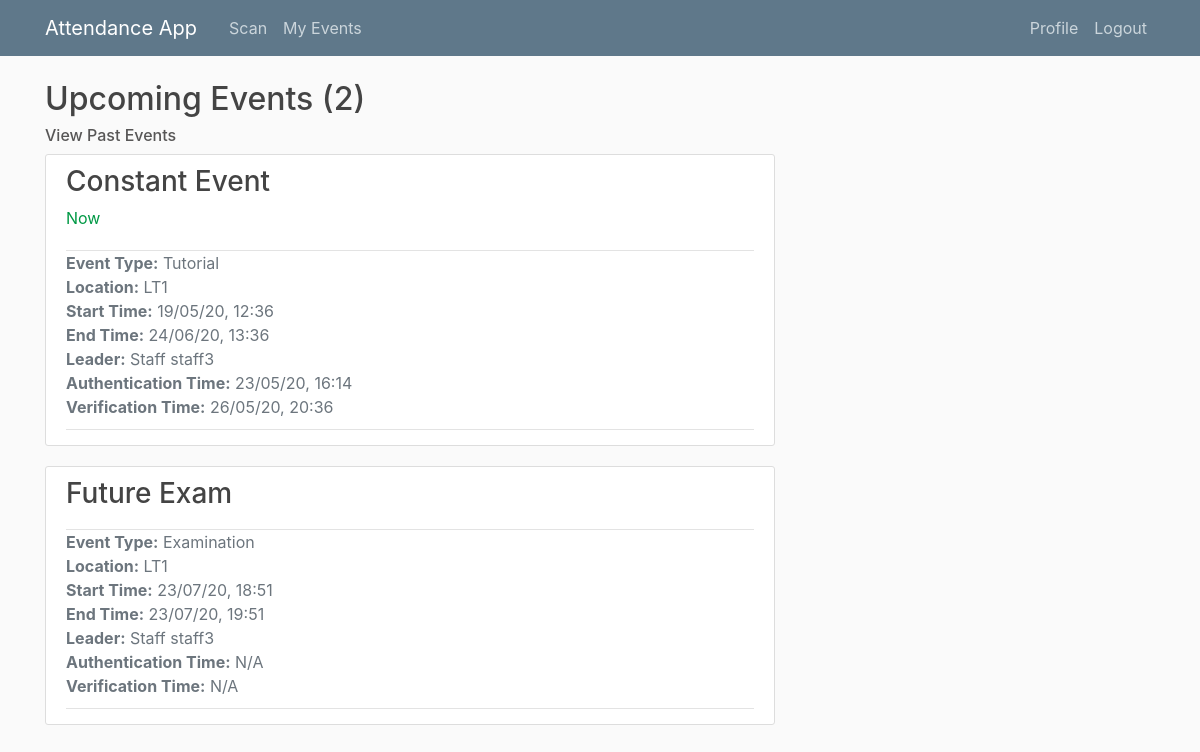
Before: /events/ (signed in) with the older database file.
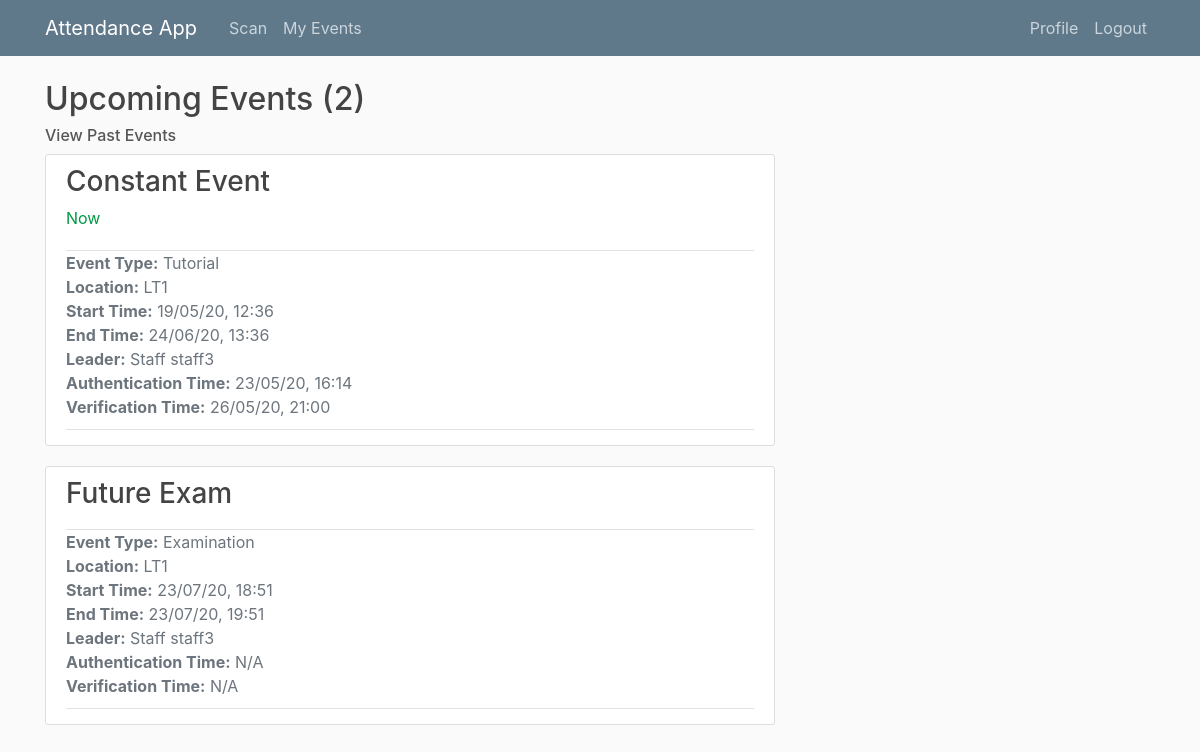
After: the same page with the newer database file.
### main/models.py (models this page shows, shortened)
class Event(models.Model):
    EVENT_TYPES = (
        ('LE', 'Lecture'),
        ('EX', 'Examination'),
        ('TU', 'Tutorial'),
        ('SG', 'Study Group')
    )
    title = models.CharField(max_length = 100)
    event_type = models.CharField(max_length=2, choices=EVENT_TYPES) # Lecture, tutorial, exam or study group
    start_time = models.DateTimeField(default = timezone.now)
    end_time = models.DateTimeField(default = one_hour_ahead)
    location = models.CharField(max_length = 100, null = True)
    leader = models.ForeignKey(Staff, on_delete=models.CASCADE, related_name = 'staff_leader') # Leader must be a staff member
    attendees = models.ManyToManyField(Student, related_name='student_attendees')
    auth_uuid = models.UUIDField(default=uuid.uuid4, editable = False) # Generates authentication hash
    register_taken = models.BooleanField(default = False)
    def happening_now(self):
        if timezone.now() >= self.start_time and timezone.now() < self.end_time:
            return True
        else:
            return False

class Verification(models.Model):
    event = models.ForeignKey(Event, on_delete=models.CASCADE, related_name='event_to_verify') # if event is deleted, attendance verifications should also be deleted
    student = models.ForeignKey(Student, on_delete=models.CASCADE)
    verification_time = models.DateTimeField(null=True)

class Attendance(models.Model):
    student = models.ForeignKey(Student, on_delete=models.CASCADE) # if student is deleted, attendance authentications should be deleted too
    event = models.ForeignKey(Event, on_delete=models.CASCADE) # if event is deleted, attendance authentications should be deleted too
    auth_time = models.DateTimeField(null=True)

### users/models.py (models this page shows, shortened)
class Student(models.Model):
    user = models.OneToOneField(User,  on_delete=models.CASCADE) # Each Student object maps to one account and vice versa
    cid = models.AutoField(primary_key=True) # CIDs have 8 digits
    course = models.CharField(max_length=50, null = True)
    year = models.IntegerField(null=True)

class Staff(models.Model):
    user = models.OneToOneField(User,  on_delete=models.CASCADE) # Each Staff object maps to one account and vice versa
    def __str__(self):
        return f'Staff {self.user.username}'
    class Meta:
        verbose_name_plural = 'Staff' # otherwise default in admin page would be 'Staffs'

### main/views.py (the view)
# urls.py: path('events/', EventListView.as_view(), name='my-events'), # Default = upcoming events
class EventListView(LoginRequiredMixin, ListView):
    model = Event
    template_name = 'main/events.html' # Override the template to search for, default = <app>/<model>_<viewtype>.html (main/event_list.html)
    context_object_name = 'events' # Specify what variable name the objects in the list should be called, so they are looped as they were when using the function based view in the template
    paginate_by = 5 # number of events to display per page
    def get_queryset(self):
        user = self.request.user
        if user.groups.filter(name='Students').exists():
            return Event.objects.filter(attendees=user.student, end_time__gte=timezone.now()).order_by('start_time') # Upcoming events (includes current events) have end time > current time
        elif user.groups.filter(name='Staff').exists():
            return Event.objects.filter(leader=user.staff,end_time__gte=timezone.now()).order_by('start_time')
        elif user.groups.filter(name='Admin').exists(): # Admin users can view all events
            return Event.objects.filter(end_time__gte=timezone.now()).order_by('start_time')

### main/templatetags/event_extras.py (called while the page is built)
@register.filter(name='attendance_authenticated')
def attendance_authenticated(event, user):
    from main.models import Attendance
    return Attendance.objects.filter(event=event, student=user.student).exists()

@register.filter(name='auth_time')
def auth_time(event, user):
    from main.models import Attendance
    attendance = Attendance.objects.get(event=event, student=user.student)
    return attendance.auth_time

@register.filter(name='attendance_verified')
def attendance_verified(event, user):
    from main.models import Verification
    return Verification.objects.filter(event=event, student=user.student).exists()

@register.filter(name='verification_time')
def verification_time(event, user):
    from main.models import Verification
    verification = Verification.objects.get(event=event, student=user.student)
    return verification.verification_time

### users/templatetags/user_extras.py (called while the page is built)
@register.filter(name='has_group')
def has_group(user, group_name):
    return user.groups.filter(name=group_name).exists()

### main/templates/main/events.html (shortened to what this page needs)
{% extends 'main/base.html' %}
{% load user_extras %}
{% load event_extras %}
{% block content %}
    {% block upcoming_or_past %}
        <h2>Upcoming Events ({{ page_obj.paginator.count }})</h2>
        <h6><a class="subtitle" href="{% url 'my-past-events' %}">View Past Events</a></h6>
    {% endblock upcoming_or_past %}
    {% for event in events %}
        <article class="media content-section">
            <div class="media-body">
                <div class="article-header">
                    <h3><a class="article-title" href="{% url 'event-detail' event.id %}">{{ event.title }}</a></h3>
                    {% if event.happening_now %}
                        <div class="article-status">Now</div>
                    {% endif %}
                </div>
                <div class="article-metadata">
                    <ul class="list-unstyled">
                        <li class="text-secondary"><b>Event Type:</b> {{ event.get_event_type_display }}</li>
                        <li class="text-muted"><b>Location:</b> {{ event.location }}</li>
                        <li class="text-muted"><b>Start Time:</b> {{ event.start_time|date:"d/m/y, H:i" }}</li>
                        <li class="text-muted"><b>End Time:</b> {{ event.end_time|date:"d/m/y, H:i" }}</li>
                        <li class="text-muted"><b>Leader:</b> {{ event.leader }}</li>
                        {% block auth_info %}
                        {% if user|has_group:"Students" %}
                        <li class="text-muted">
                            <b>Authentication Time:</b>
                            {% if event|attendance_authenticated:user %}
                                {{ event|auth_time:user|date:"d/m/y, H:i" }}
                            {% else %}
                                N/A
                            {% endif %}
                        </li>
                        <li class="text-muted">
                            {% if event.event_type != "LE" %}
                                <b>Verification Time:</b>
                                {% if event|attendance_verified:user %}
                                    {{ event|verification_time:user|date:"d/m/y, H:i" }}
                                {% else %}
                                    N/A
                                {% endif %}
                            {% endif %}
                        </li>
                    {% endif %}
                        {% endblock auth_info %}
                    </ul>
                </div>
            </div>
        </article>
    {% endfor %}
{% endblock content %}

Changed rows visible on the page:
changed through a linked row, Event "Constant Event": id.verification_time "26/05/20, 20:36" → "26/05/20, 21:00"
